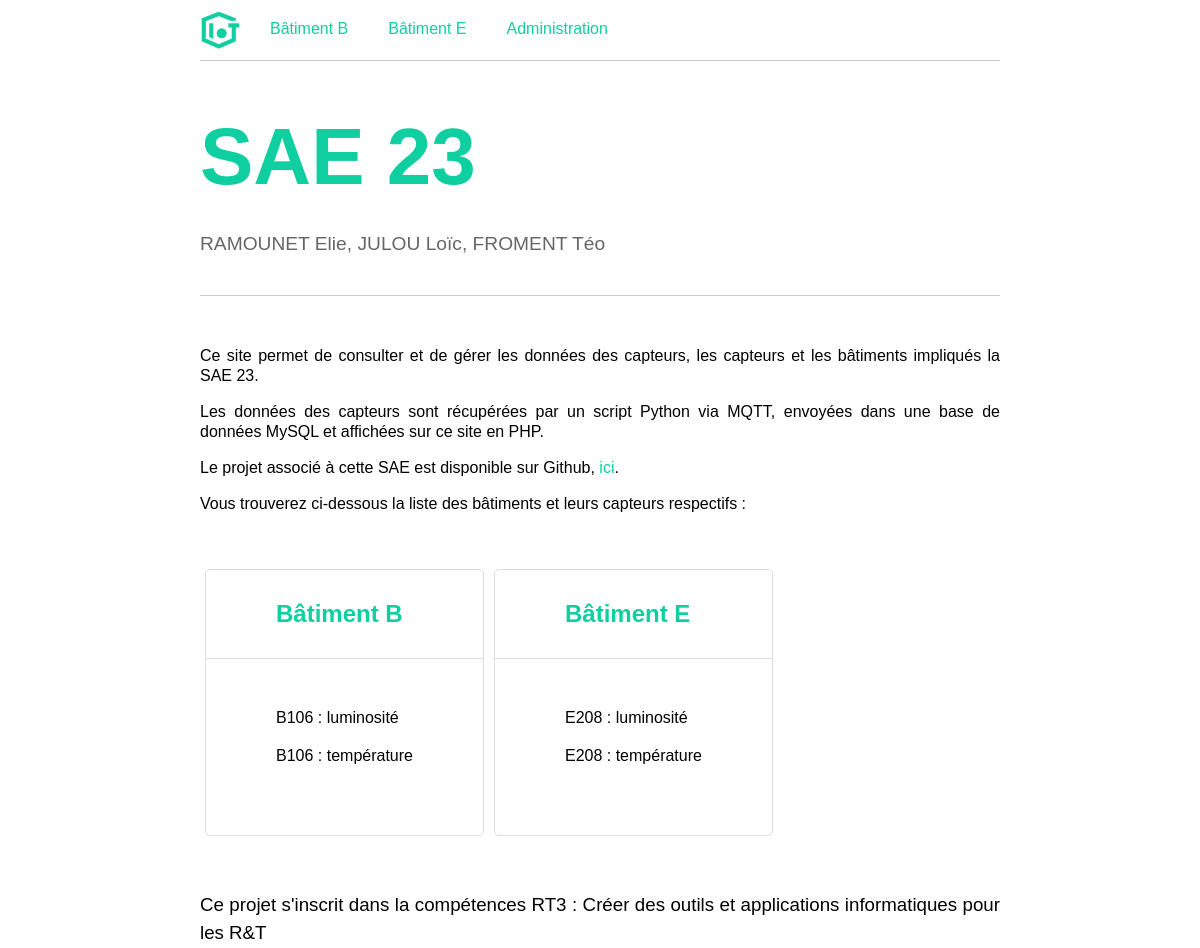
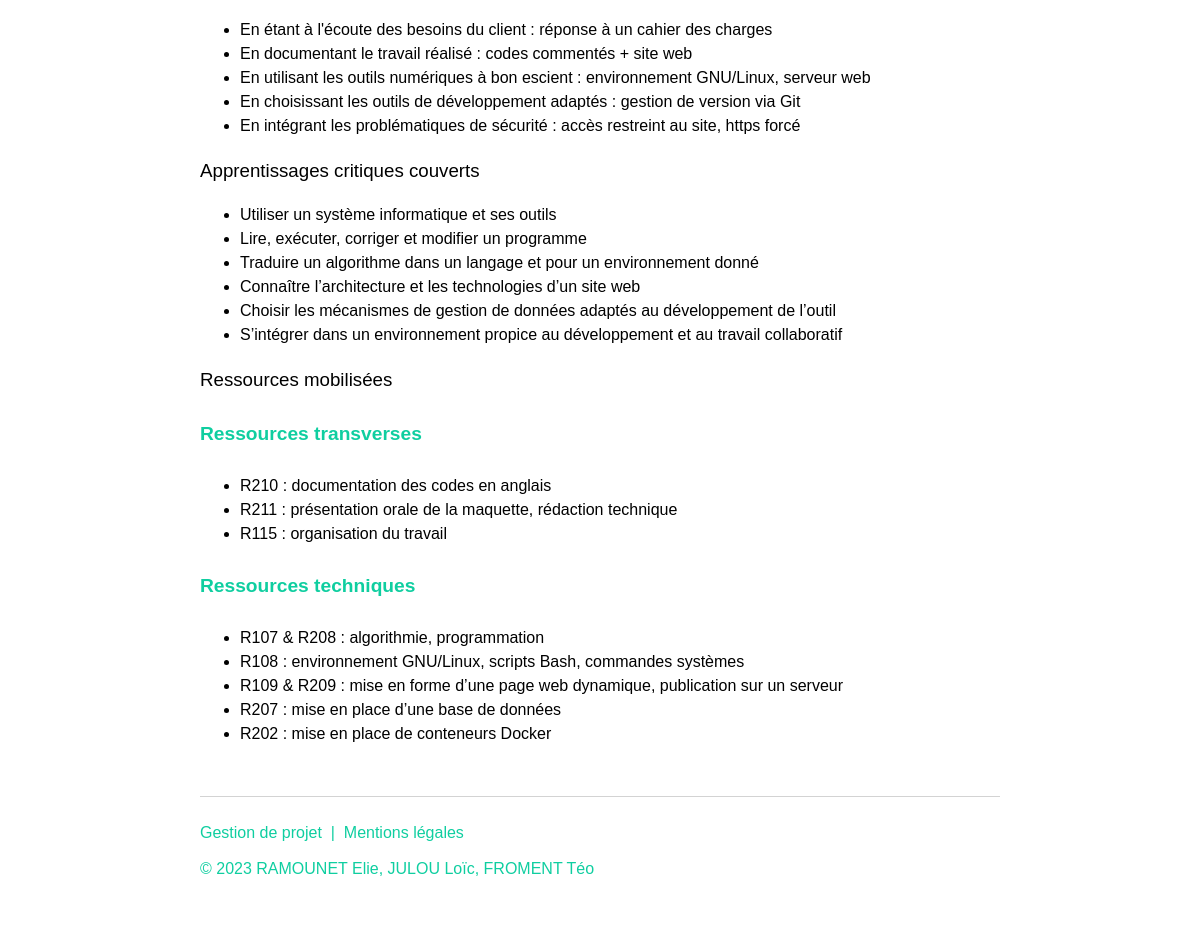
The page /site/index.php on the database its author committed (2 pictures, top to bottom).
### tables this page shows
CREATE TABLE `Batiment` (
  `id_bat` tinyint(4) NOT NULL,
  `nom_bat` varchar(1) NOT NULL,
  `login_gest` varchar(25) NOT NULL,
  `password_gest` varchar(64) NOT NULL
);

CREATE TABLE `Capteur` (
  `id_capt` tinyint(4) NOT NULL,
  `id_bat` tinyint(4) NOT NULL,
  `nom_capt` varchar(25) NOT NULL
);

### site/index.php (the view, shortened to what this page needs)
<?php
	require('inc/db.php');
	require('inc/functions.php');
	$buildings_query = mysqli_query($db, 'SELECT id_bat, nom_bat FROM Batiment');
	$buildings = mysqli_fetch_all($buildings_query);
	html_header(
    'SAE 23 - Accueil',
    'Page d\'accueil de la SAE 23'
  );
	html_nav($buildings);
?>
<header>
		<h1>SAE 23</h1>
		<small>RAMOUNET Elie, JULOU Loïc, FROMENT Téo</small>
</header>
<div class="description">
	<p>Ce site permet de consulter et de gérer les données des capteurs, les capteurs et les bâtiments impliqués la SAE 23.</p>
	<p>Les données des capteurs sont récupérées par un script Python via MQTT, envoyées dans une base de données MySQL et affichées sur ce site en PHP.</p>
	<p>Le projet associé à cette SAE est disponible sur Github, <a href='https://github.com/CrapaudCrapaud/SAE23'>ici</a>.</p>
	<p>Vous trouverez ci-dessous la liste des bâtiments et leurs capteurs respectifs :</p>
</div>
<main>
	<div class='flex'>
	<?php
		foreach($buildings as $building)
		{
		?>
		<div class="box">
			<a href="./sensors.php?b=<?php echo $building[0] ?>"><h2>Bâtiment <?php echo $building[1] ?></h2></a>
			<ul>
				<?php
				$sensors_query = mysqli_query($db, 'SELECT nom_capt FROM Capteur WHERE id_bat = ' . $building[0]);
				while ($sensor = mysqli_fetch_assoc($sensors_query))
				{
					echo '<li>' . str_replace('-', ' : ', $sensor['nom_capt']) . '</li>';
				}
				?>
			</ul>
		</div>
		<?php
		}
		?>
	</div>
	<div class="description">
		<h3>Ce projet s'inscrit dans la compétences RT3 : Créer des outils et applications informatiques pour les R&T</h3>
		<ul>
			<li>En étant à l'écoute des besoins du client : réponse à un cahier des charges</li>
			<li>En documentant le travail réalisé : codes commentés + site web</li>
			<li>En utilisant les outils numériques à bon escient : environnement GNU/Linux, serveur web</li>
			<li>En choisissant les outils de développement adaptés : gestion de version via Git</li>
			<li>En intégrant les problématiques de sécurité : accès restreint au site, https forcé</li>
		</ul>
		<h3>Apprentissages critiques couverts</h3>
		<ul>
			<li>Utiliser un système informatique et ses outils</li>
			<li>Lire, exécuter, corriger et modifier un programme</li>
			<li>Traduire un algorithme dans un langage et pour un environnement donné</li>
			<li>Connaître l’architecture et les technologies d’un site web</li>
			<li>Choisir les mécanismes de gestion de données adaptés au développement de l’outil</li>
			<li>S’intégrer dans un environnement propice au développement et au travail collaboratif</li>
		</ul>
		<h3>Ressources mobilisées</h3>
		<h4>Ressources transverses</h4>
		<ul>
			<li>R210 : documentation des codes en anglais</li>
			<li>R211 : présentation orale de la maquette, rédaction technique</li>
			<li>R115 : organisation du travail</li>
		</ul>
		<h4>Ressources techniques</h4>
		<ul>
			<li>R107 & R208 : algorithmie, programmation</li>
			<li>R108 : environnement GNU/Linux, scripts Bash, commandes systèmes</li>
			<li>R109 & R209 : mise en forme d’une page web dynamique, publication sur un serveur</li>
			<li>R207 : mise en place d’une base de données</li>
			<li>R202 : mise en place de conteneurs Docker</li>
		</ul>
	</div>
</main>
<?php
html_footer();
?>

### site/inc/functions.php (shortened to what this page needs)
<?php
	function html_header($title, $description) {
		echo "<!DOCTYPE html>
		<html>
		<head>
			<meta charset='utf-8'>
			<meta name='viewport' content='width=device-width, initial-scale=1'>
			<meta name='description' content=\"$description\">
			<meta name='author' content='RAMOUNET Elie, JULOU Loïc, FROMENT Téo'>
			<link type='text/css' rel='stylesheet' href='css/style.css'>
			<title>$title</title>
		</head>
		<body>";
	}
	function html_nav($buildings) {
		$nav = '<nav>
		<img alt="Logo d\'IoT" src="./img/logo.png" class="logo">';
		foreach($buildings as $building)
			$nav = $nav . '<a href="sensors.php?b=' . $building[0] . '">Bâtiment ' . $building[1] . '</a>';
		$nav = $nav . '<a href="admin.php">Administration</a>';
		echo $nav . '</nav>';
	}
	function html_footer() {
		echo "<footer>
		<p><a href='project.php'>Gestion de projet</a>&nbsp; | &nbsp;<a href='legal.php'>Mentions légales</a>
			<p>&copy; 2023 RAMOUNET Elie, JULOU Loïc, FROMENT Téo</p>
			</footer>
		</body>
		</html>";
	}
?>

### site/css/style.css (style rules this page uses)
:root { --black: #051923; --green: #0fcea0; }
* { font-family: sans-serif, arial; box-sizing: border-box; }
html { scroll-behavior: smooth; }
body { margin: 0 400px 0; }
.flex { display: flex; flex-wrap: wrap; }
h1 { color: var(--green); font-size: 5em; margin: 50px 0 30px; }
h2 { margin: 40px 0 30px; color: var(--green); }
h3 { font-weight:normal; }
h4 { color: var(--green); font-size: 1.2em; }
header { border-bottom: 1px solid #ccc; padding-bottom: 40px; margin: 20px 0 40px; }
header small { font-size: 1.2em; opacity: 0.6; }
footer { padding: 10px 0 50px; color: var(--green); border-top: 1px solid lightgray; margin-top: 50px; }
.description { line-height: 1.5; margin: 50px 0; text-align: justify; }
a { color: var(--green); text-decoration: none; }
nav { padding: 10px 0; border-bottom: 1px solid #ccc; margin-bottom: 30px; display: flex; position: sticky; top: 0; z-index: 9; background-color: white; }
.logo { width: 40px; margin-right: 20px; }
nav a { display: inline-block; padding: 10px; border-radius: 3px; margin-right: 20px; }
.box { border-radius: 5px; border: 1px solid #ddd; margin: 5px; }
.box h2 { border-bottom: 1px solid #ddd; margin: 0; padding: 30px 70px; }
.box ul { margin: 0; padding: 50px 70px; }
.box li { list-style-type: none; margin-bottom: 20px; }
p { line-height: 1.25; text-align: justify; }
@media all and (max-width: 1466px) { body { margin: 0 200px 0; } }

### rows shown on the page
batiment: nom_bat "B"
batiment: nom_bat "E"
capteur: nom_capt "B106 : luminosité"
capteur: nom_capt "B106 : température"
capteur: nom_capt "E208 : luminosité"
capteur: nom_capt "E208 : température"
